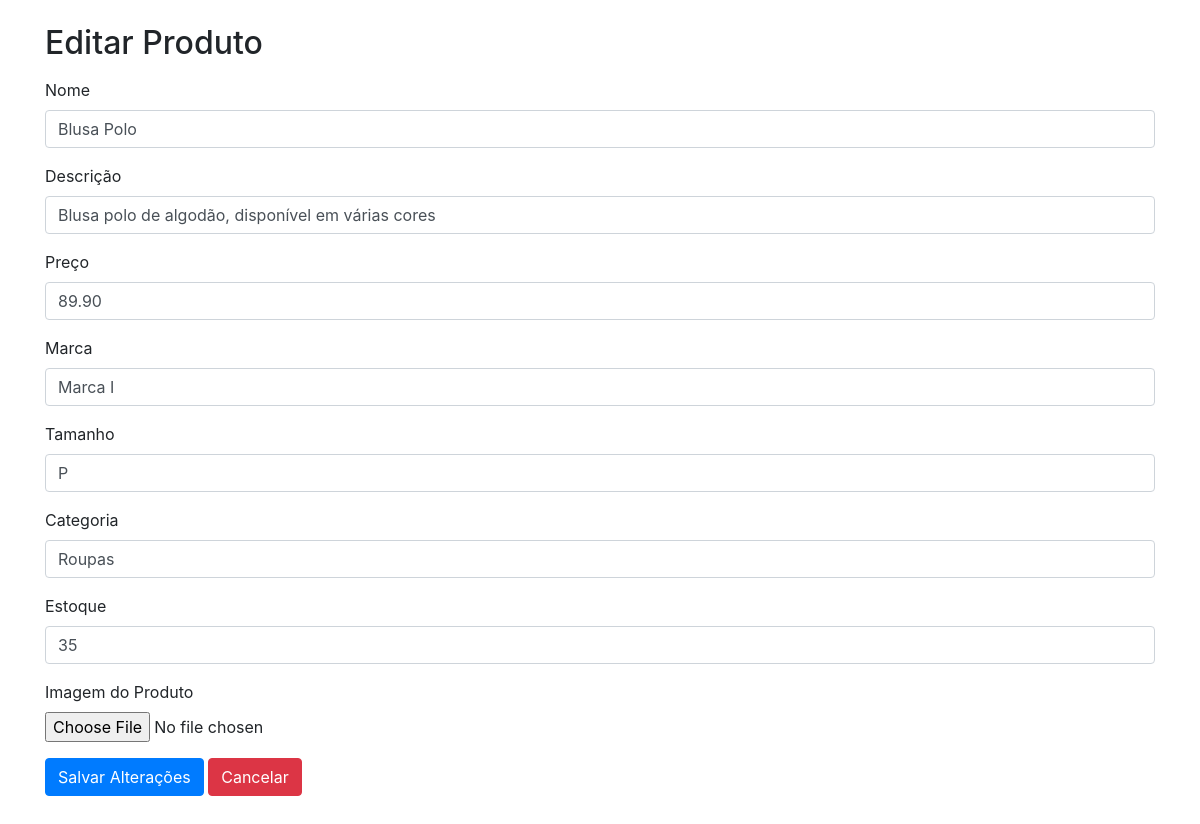
The page /editar_produto.php?id=9 on the database as committed earlier.
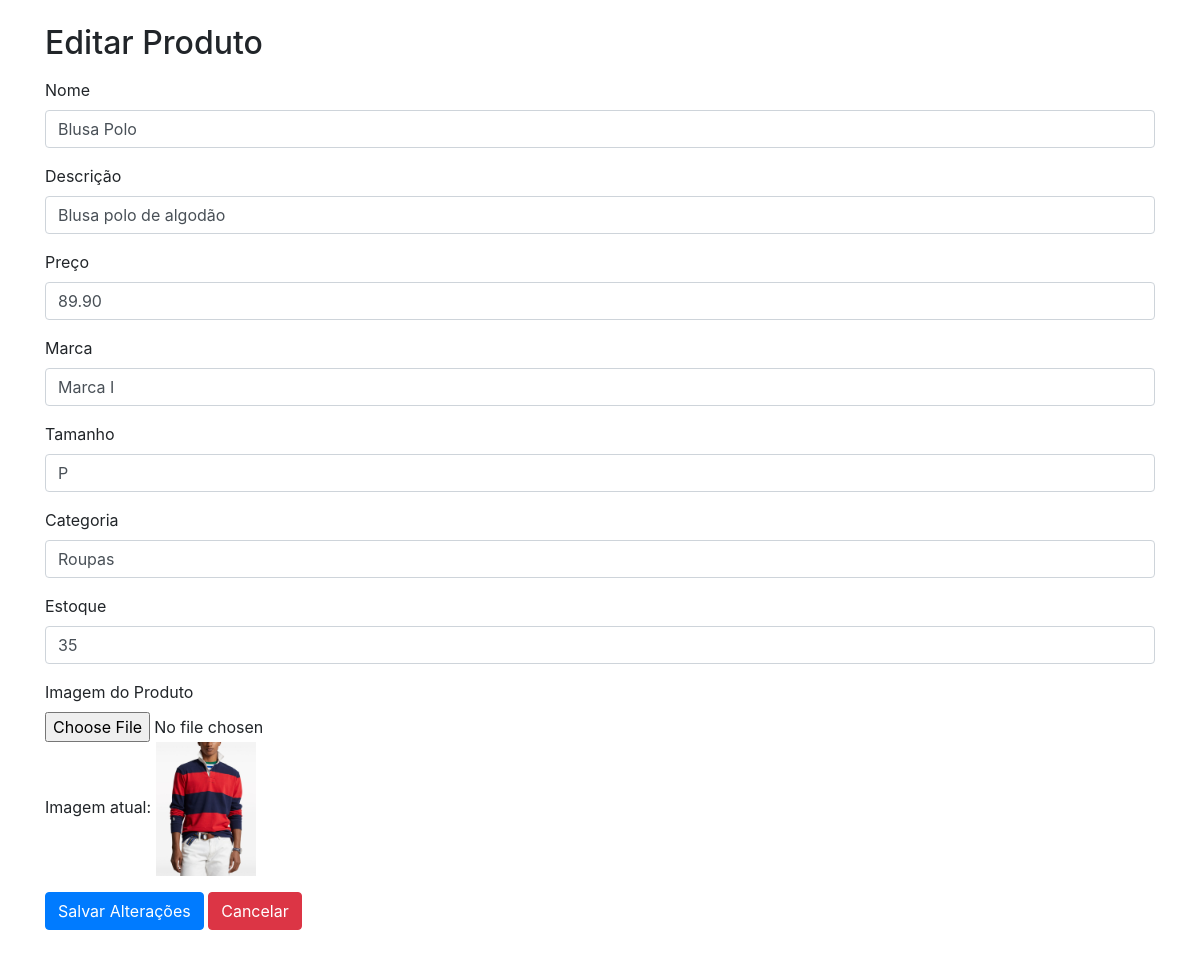
The same page on the database as committed later.
### tables this page shows
CREATE TABLE `produtos` (
  `id` int(11) NOT NULL,
  `nome` varchar(100) DEFAULT NULL,
  `descricao` text DEFAULT NULL,
  `preco` decimal(10,2) DEFAULT NULL,
  `marca` varchar(50) DEFAULT NULL,
  `tamanho` varchar(10) DEFAULT NULL,
  `categoria` varchar(50) DEFAULT NULL,
  `estoque` int(11) DEFAULT NULL,
  `id_loja` int(11) DEFAULT NULL,
  `id_funcionario` int(11) DEFAULT NULL,
  `id_categoria` int(11) DEFAULT NULL,
  `imagem` varchar(255) DEFAULT NULL
);

### editar_produto.php (the view, shortened to what this page needs)
<?php
$servername = "localhost";
$username = "root";
$password = "";
$dbname = "db_gallerie";
$conn = new mysqli($servername, $username, $password, $dbname);
if (isset($_GET['id'])) {
    $id = $_GET['id'];
    $sql = "SELECT * FROM produtos WHERE id = $id";
    $result = $conn->query($sql);
    if ($result->num_rows > 0) {
        $produto = $result->fetch_assoc();
    } else {
        echo "Produto não encontrado.";
        exit();
    }
}
?>
<!DOCTYPE html>
<html lang="pt-br">
<head>
    <link href="https://stackpath.bootstrapcdn.com/bootstrap/4.3.1/css/bootstrap.min.css" rel="stylesheet">
</head>
<body>
    <div class="container">
        <h2 class="mb-3 mt-4">Editar Produto</h2>
        <form action="" method="post" enctype="multipart/form-data">
            <div class="form-group">
                <label for="nome">Nome</label>
                <input type="text" class="form-control" id="nome" name="nome" value="<?php echo $produto['nome']; ?>" required>
            </div>
            <div class="form-group">
                <label for="descricao">Descrição</label>
                <input type="text" class="form-control" id="descricao" name="descricao" value="<?php echo $produto['descricao']; ?>" required>
            </div>
            <div class="form-group">
                <label for="preco">Preço</label>
                <input type="number" class="form-control" id="preco" name="preco" step="0.01" value="<?php echo $produto['preco']; ?>" required>
            </div>
            <div class="form-group">
                <label for="marca">Marca</label>
                <input type="text" class="form-control" id="marca" name="marca" value="<?php echo $produto['marca']; ?>" required>
            </div>
            <div class="form-group">
                <label for="tamanho">Tamanho</label>
                <input type="text" class="form-control" id="tamanho" name="tamanho" value="<?php echo $produto['tamanho']; ?>" required>
            </div>
            <div class="form-group">
                <label for="categoria">Categoria</label>
                <input type="text" class="form-control" id="categoria" name="categoria" value="<?php echo $produto['categoria']; ?>" required>
            </div>
            <div class="form-group">
                <label for="estoque">Estoque</label>
                <input type="number" class="form-control" id="estoque" name="estoque" value="<?php echo $produto['estoque']; ?>" required>
            </div>
            <div class="form-group">
                <label for="imagem">Imagem do Produto</label>
                <input type="file" class="form-control-file" id="imagem" name="imagem">
                <?php if (!empty($produto['imagem'])): ?>
                    <p>Imagem atual: <img src="<?php echo $produto['imagem']; ?>" alt="Imagem do Produto" style="width: 100px;"></p>
                <?php endif; ?>
            </div>
            <button type="submit" class="btn btn-primary mb-5">Salvar Alterações</button>
            <a href="dashboard.php" class="btn btn-danger mb-5">Cancelar</a>
        </form>
    </div>
</body>
</html>

Rows that differ between the two databases and show on the page:
changed produtos "Blusa Polo": descricao "Blusa polo de algodão, disponível em várias cores" → "Blusa polo de algodão"; imagem empty → "uploads/polo.jpg" (drawn); imagem: picture added
Other text that changed with them:
text now shown: "Imagem atual:"
